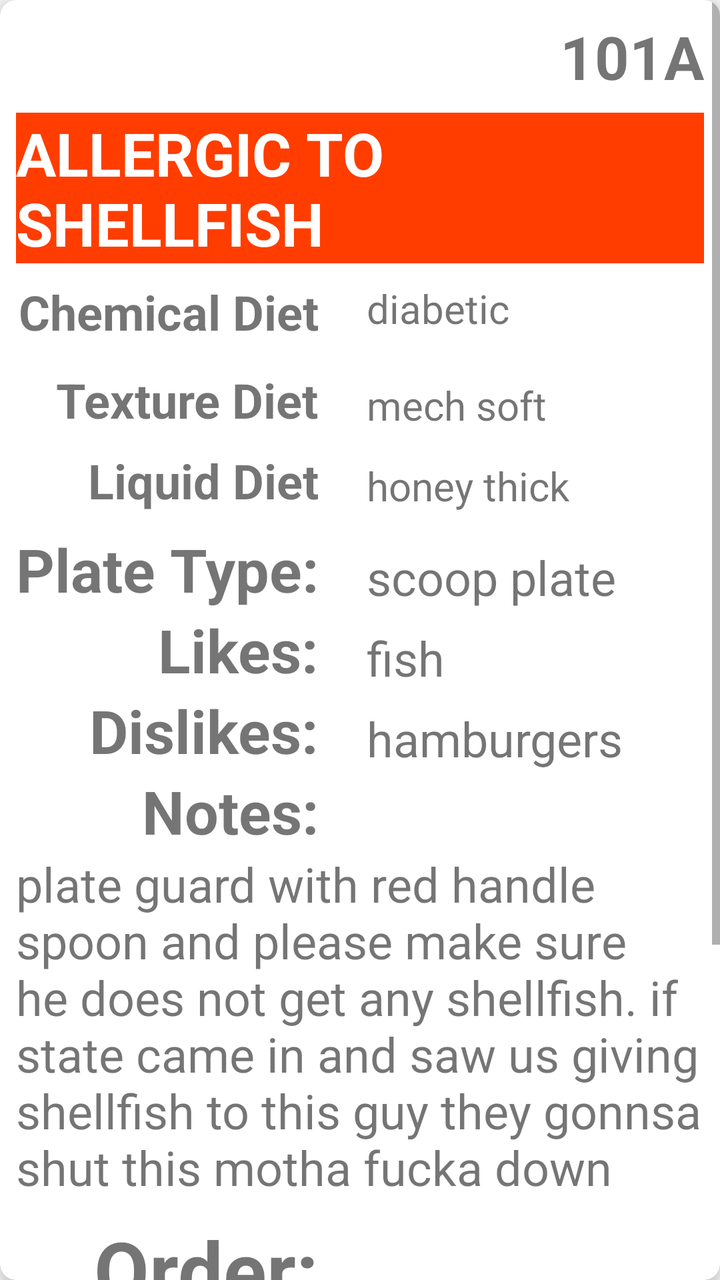
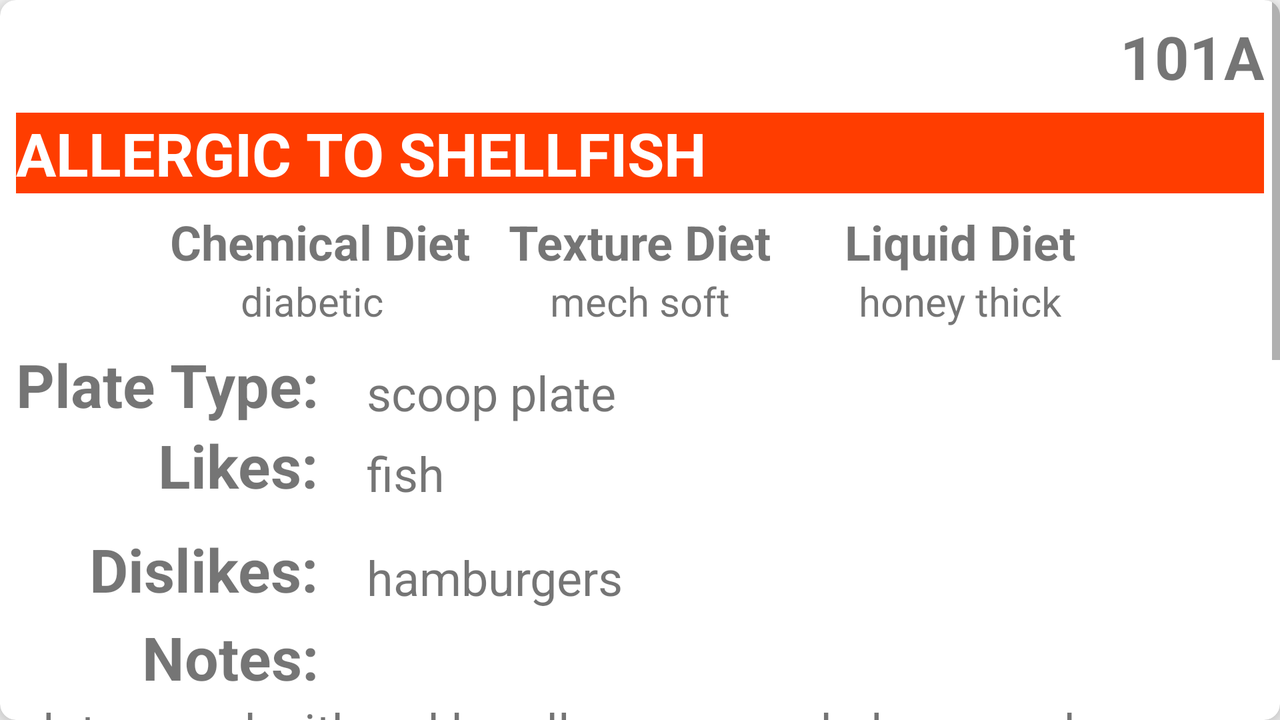

First picture: res/layout/ on a phone held upright. Second picture: the repository's own variant of that layout, on a device whose configuration matches the variant's folder. Source for both follows.
<!-- AndroidManifest.xml: application theme AppTheme -->
<!-- res/layout/tray_cards.xml -->
<?xml version="1.0" encoding="utf-8"?>




<android.support.v7.widget.CardView
    xmlns:tools="http://schemas.android.com/tools"
    xmlns:android="http://schemas.android.com/apk/res/android"
    xmlns:app="http://schemas.android.com/apk/res-auto"
    android:layout_width="match_parent"
    android:layout_height="wrap_content"
    android:id="@+id/cardview"
    app:cardCornerRadius="8dp"
    android:layout_margin="10dp"
    app:cardElevation="8dp">



    <ScrollView
        android:layout_width="match_parent"
        android:layout_height="wrap_content">

    <android.support.constraint.ConstraintLayout
        android:layout_width="match_parent"
        android:layout_height="wrap_content"
        android:id="@+id/room_constraint">

        <android.support.constraint.Guideline
            android:layout_width="wrap_content"
            android:layout_height="wrap_content"
            android:id="@+id/horizontal_guideline"
            android:orientation="horizontal"
            app:layout_constraintGuide_percent="0.5" />

        <android.support.constraint.Guideline
            android:layout_width="wrap_content"
            android:layout_height="wrap_content"
            android:id="@+id/vertical_guideline"
            android:orientation="vertical"
            app:layout_constraintGuide_percent="0.5" />

        <TextView
            android:id="@+id/room_number_text_view"
            android:layout_width="wrap_content"
            android:layout_height="wrap_content"
            android:layout_marginEnd="8dp"
            android:layout_marginTop="8dp"
            android:text="@string/room_number"
            style="@style/traycardTitleTexviewStyle"
            app:layout_constraintEnd_toEndOf="parent"
            app:layout_constraintTop_toTopOf="parent" />

        <TextView
            android:id="@+id/allergy_text_view"
            android:layout_width="match_parent"
            android:layout_height="wrap_content"
            android:layout_marginEnd="8dp"
            android:layout_marginStart="8dp"
            android:layout_marginTop="8dp"
            android:background="@color/colorAccent"
            android:text="@string/alergy"
            android:textColor="#ffffff"
            style="@style/traycardTitleTexviewStyle"
            app:layout_constraintEnd_toEndOf="parent"
            app:layout_constraintStart_toStartOf="parent"
            app:layout_constraintTop_toBottomOf="@+id/room_number_text_view" />

        

        <TextView
            android:id="@+id/chemical_diet_title_textview"
            android:layout_width="wrap_content"
            android:layout_height="36dp"
            android:layout_marginTop="8dp"
            android:text="@string/chemical_diet_title"
            android:textSize="24sp"
            android:textStyle="bold"
            app:layout_constraintEnd_toEndOf="@+id/texture_diet_title_textview"
            app:layout_constraintTop_toBottomOf="@+id/allergy_text_view" />

        <TextView
            android:id="@+id/texture_diet_title_textview"
            android:layout_width="wrap_content"
            android:layout_height="wrap_content"
            android:layout_marginTop="8dp"
            android:text="@string/texture_diet_title"
            android:textSize="24sp"
            android:textStyle="bold"
            app:layout_constraintEnd_toEndOf="@id/liquid_diet_title_textview"
            app:layout_constraintTop_toBottomOf="@id/chemical_diet_title_textview"
             />

        <TextView
            android:id="@+id/liquid_diet_title_textview"
            android:layout_width="wrap_content"
            android:layout_height="wrap_content"
            android:layout_marginTop="8dp"
            android:text="@string/liquid_diet_title"
            android:textSize="24sp"
            android:textStyle="bold"
            app:layout_constraintEnd_toEndOf="@id/plate_title_textview"
            app:layout_constraintTop_toBottomOf="@id/texture_diet_title_textview" />

        

        <TextView
            android:id="@+id/chemical_diet_textview"
            android:layout_width="wrap_content"
            android:layout_height="wrap_content"
            android:layout_marginBottom="8dp"
            android:layout_marginStart="24dp"
            android:text="@string/chemical_diet"
            android:textSize="20sp"
            app:layout_constraintBottom_toBottomOf="@+id/chemical_diet_title_textview"
            app:layout_constraintStart_toEndOf="@id/chemical_diet_title_textview" />

        <TextView
            android:id="@+id/texture_diet_textview"
            android:layout_width="wrap_content"
            android:layout_height="wrap_content"
            android:layout_marginStart="24dp"
            android:text="@string/texture_diet"
            android:textSize="20sp"
            app:layout_constraintBottom_toBottomOf="@+id/texture_diet_title_textview"
            app:layout_constraintStart_toEndOf="@id/texture_diet_title_textview" />

        <TextView
            android:id="@+id/liquid_diet_texview"
            android:layout_width="wrap_content"
            android:layout_height="wrap_content"
            android:layout_marginStart="24dp"
            android:text="@string/liquid_diet"
            android:textSize="20sp"
            app:layout_constraintBottom_toBottomOf="@+id/liquid_diet_title_textview"
            app:layout_constraintStart_toEndOf="@id/liquid_diet_title_textview" />

        
        <TextView
            android:id="@+id/plate_title_textview"
            android:layout_width="wrap_content"
            android:layout_height="wrap_content"
            android:layout_marginStart="8dp"
            android:layout_marginTop="8dp"
            android:text="@string/plate_type_title"
            style="@style/traycardTitleTexviewStyle"
            app:layout_constraintStart_toStartOf="parent"
            app:layout_constraintTop_toBottomOf="@+id/liquid_diet_title_textview" />

        <TextView
            android:id="@+id/plate_textview"
            android:layout_width="wrap_content"
            android:layout_height="wrap_content"
            android:layout_marginStart="24dp"
            android:text="@string/plate_type"
            android:textSize="24sp"
            app:layout_constraintBottom_toBottomOf="@+id/plate_title_textview"
            app:layout_constraintStart_toEndOf="@+id/plate_title_textview" />

        

        <TextView
            android:id="@+id/likes_title_textview"
            style="@style/traycardTitleTexviewStyle"
            android:layout_width="wrap_content"
            android:layout_height="wrap_content"
            android:text="@string/likes_title"
            app:layout_constraintBottom_toTopOf="@id/dislikes_title_textview"
            app:layout_constraintEnd_toEndOf="@+id/plate_title_textview"
            app:layout_constraintTop_toBottomOf="@+id/plate_title_textview" />

        <TextView
            android:id="@+id/likes_textview"
            android:layout_width="wrap_content"
            android:layout_height="wrap_content"
            android:layout_marginStart="24dp"
            android:text="@string/likes"
            android:textSize="24sp"
            app:layout_constraintBottom_toBottomOf="@+id/likes_title_textview"
            app:layout_constraintStart_toEndOf="@+id/likes_title_textview" />

        <TextView
            android:id="@+id/dislikes_title_textview"
            style="@style/traycardTitleTexviewStyle"
            android:layout_width="wrap_content"
            android:layout_height="wrap_content"
            android:text="@string/dislikes_title"
            app:layout_constraintBottom_toTopOf="@id/notes_title_textview"
            app:layout_constraintEnd_toEndOf="@+id/likes_title_textview"
            app:layout_constraintTop_toBottomOf="@+id/likes_title_textview" />

        <TextView
            android:id="@+id/dislikes_textview"
            android:layout_width="wrap_content"
            android:layout_height="wrap_content"
            android:layout_marginStart="24dp"
            android:text="@string/dislikes"
            android:textSize="24sp"
            app:layout_constraintBottom_toBottomOf="@+id/dislikes_title_textview"
            app:layout_constraintStart_toEndOf="@+id/dislikes_title_textview" />

        <TextView
            android:id="@+id/notes_title_textview"
            android:layout_width="wrap_content"
            android:layout_height="wrap_content"
            android:layout_marginBottom="8dp"
            android:text="@string/notes_title"
            style="@style/traycardTitleTexviewStyle"
            app:layout_constraintBottom_toTopOf="@+id/horizontal_guideline"
            app:layout_constraintEnd_toEndOf="@+id/dislikes_title_textview"
            app:layout_constraintTop_toBottomOf="@+id/dislikes_title_textview" />

        <TextView
            android:id="@+id/notes_textview"
            android:layout_width="match_parent"
            android:layout_height="wrap_content"
            android:layout_marginStart="8dp"
            android:text="@string/notes"
            android:textSize="24sp"
            app:layout_constraintStart_toStartOf="@+id/notes_title_textview"
            app:layout_constraintTop_toBottomOf="@+id/notes_title_textview" />

        

        <TextView
            android:id="@+id/order_title_textview"
            android:layout_width="wrap_content"
            android:layout_height="wrap_content"
            android:layout_marginTop="8dp"
            android:text="@string/order_title"
            android:textSize="40sp"
            android:textStyle="bold"
            app:layout_constraintEnd_toEndOf="@+id/notes_title_textview"
            app:layout_constraintTop_toBottomOf="@+id/notes_textview" />

        <TextView
            android:id="@+id/meal_title_textview"
            android:layout_width="wrap_content"
            android:layout_height="wrap_content"
            android:layout_marginTop="8dp"
            android:text="@string/meal_title"
            style="@style/traycardTitleTexviewStyle"
            app:layout_constraintEnd_toEndOf="@+id/order_title_textview"
            app:layout_constraintTop_toBottomOf="@+id/order_title_textview" />

        <TextView
            android:id="@+id/meal_textview"
            android:layout_width="wrap_content"
            android:layout_height="wrap_content"
            android:layout_marginStart="24dp"
            android:text="@string/meal"
            android:textSize="24sp"
            app:layout_constraintBottom_toBottomOf="@+id/meal_title_textview"
            app:layout_constraintStart_toEndOf="@+id/meal_title_textview" />

        <TextView
            android:id="@+id/dessert_title_textview"
            android:layout_width="wrap_content"
            android:layout_height="wrap_content"
            android:text="@string/dessert_title"
            style="@style/traycardTitleTexviewStyle"
            app:layout_constraintEnd_toEndOf="@+id/meal_title_textview"
            app:layout_constraintTop_toBottomOf="@+id/meal_title_textview" />

        <TextView
            android:id="@+id/dessert_textview"
            android:layout_width="wrap_content"
            android:layout_height="wrap_content"
            android:layout_marginStart="24dp"
            android:text="@string/dessert"
            android:textSize="24sp"
            app:layout_constraintBottom_toBottomOf="@+id/dessert_title_textview"
            app:layout_constraintStart_toEndOf="@+id/dessert_title_textview" />

        <TextView
            android:id="@+id/beverage_title_textview"
            android:layout_width="wrap_content"
            android:layout_height="wrap_content"
            android:layout_marginTop="8dp"
            android:text="@string/beverage_title"
            style="@style/traycardTitleTexviewStyle"
            app:layout_constraintEnd_toEndOf="@+id/dessert_title_textview"
            app:layout_constraintTop_toBottomOf="@+id/dessert_title_textview" />

        <TextView
            android:id="@+id/beverage_textview"
            android:layout_width="wrap_content"
            android:layout_height="wrap_content"
            android:layout_marginStart="24dp"
            android:text="@string/beverage"
            android:textSize="24sp"
            app:layout_constraintBottom_toBottomOf="@+id/beverage_title_textview"
            app:layout_constraintStart_toEndOf="@+id/beverage_title_textview" />

        <Button
            android:id="@+id/select_meal_button"
            android:layout_width="wrap_content"
            android:layout_height="wrap_content"
            android:layout_marginTop="8dp"
            android:text="@string/select_meal_button_title"
            app:layout_constraintEnd_toEndOf="@+id/beverage_title_textview"
            app:layout_constraintTop_toBottomOf="@+id/beverage_title_textview" />

        <Button
            android:id="@+id/edit_button"
            android:layout_width="wrap_content"
            android:layout_height="wrap_content"
            android:layout_marginStart="8dp"
            android:text="@string/edit_title"
            app:layout_constraintBottom_toBottomOf="@+id/select_meal_button"
            app:layout_constraintStart_toEndOf="@+id/select_meal_button" />

        <Button
            android:id="@+id/delete_button"
            android:layout_width="wrap_content"
            android:layout_height="wrap_content"
            android:layout_marginStart="8dp"
            android:text="@string/delete_title"
            app:layout_constraintBottom_toBottomOf="@+id/edit_button"
            app:layout_constraintStart_toEndOf="@+id/edit_button" />


    </android.support.constraint.ConstraintLayout>

    </ScrollView>

</android.support.v7.widget.CardView>
<!-- resources referenced by this layout -->
<resources>
  <color name="colorAccent">#FF3D00</color>
  <string name="alergy">ALLERGIC TO SHELLFISH</string>
  <string name="beverage">sweet tea</string>
  <string name="beverage_title">Drink: </string>
  <string name="chemical_diet">diabetic</string>
  <string name="chemical_diet_title">Chemical Diet</string>
  <string name="delete_title">Delete</string>
  <string name="dessert">jello</string>
  <string name="dessert_title">Dessert: </string>
  <string name="dislikes">hamburgers</string>
  <string name="dislikes_title">Dislikes: </string>
  <string name="edit_title">Edit</string>
  <string name="likes">fish</string>
  <string name="likes_title">Likes: </string>
  <string name="liquid_diet">honey thick</string>
  <string name="liquid_diet_title">Liquid Diet</string>
  <string name="meal">chef salad</string>
  <string name="meal_title">Meal: </string>
  <string name="notes">plate guard with red handle spoon and please make sure he does not get any shellfish. if state came in and saw us giving shellfish to this guy they gonnsa shut this motha fucka down</string>
  <string name="notes_title">Notes: </string>
  <string name="order_title">Order: </string>
  <string name="plate_type">scoop plate</string>
  <string name="plate_type_title">Plate Type: </string>
  <string name="room_number">101A</string>
  <string name="select_meal_button_title">Select Meal</string>
  <string name="texture_diet">mech soft</string>
  <string name="texture_diet_title">Texture Diet</string>
  <style name="traycardTitleTexviewStyle">
          <item name="android:textSize">30sp</item>
          <item name="android:textStyle">bold</item>
          <item name="android:layout_width">wrap_content</item>
          <item name="android:layout_height">wrap_content</item>
  
      </style>
  <style name="AppTheme" parent="Theme.AppCompat.Light.DarkActionBar">
          
          <item name="colorPrimary">@color/lightgreen600</item>
          <item name="colorPrimaryDark">@color/lightgreen900</item>
          <item name="colorAccent">@color/colorAccent</item>
      </style>
  <color name="lightgreen600">#7CB342</color>
  <color name="lightgreen900">#33691E</color>
</resources>
<!-- res/layout-land/tray_cards.xml (the author's variant of the layout above) -->
<!-- drawn on the phone turned sideways -->
<?xml version="1.0" encoding="utf-8"?>

<android.support.v7.widget.CardView
    xmlns:tools="http://schemas.android.com/tools"
    xmlns:android="http://schemas.android.com/apk/res/android"
    xmlns:app="http://schemas.android.com/apk/res-auto"
    android:layout_width="match_parent"
    android:layout_height="wrap_content"
    android:id="@+id/cardview"
    app:cardCornerRadius="8dp"
    android:layout_margin="10dp"
    app:cardElevation="8dp">



    <ScrollView
        android:layout_width="match_parent"
        android:layout_height="wrap_content">


        <android.support.constraint.ConstraintLayout
            android:layout_width="match_parent"
            android:layout_height="wrap_content"
            android:id="@+id/room_constraint">


            <android.support.constraint.Guideline
                android:id="@+id/horizontal_guideline"
                android:layout_width="wrap_content"
                android:layout_height="wrap_content"
                android:orientation="horizontal"
                app:layout_constraintGuide_percent="0.5" />

            <android.support.constraint.Guideline
                android:id="@+id/vertical_guideline"
                android:layout_width="wrap_content"
                android:layout_height="wrap_content"
                android:orientation="vertical"
                app:layout_constraintGuide_percent="0.5" />

            <TextView
                android:id="@+id/room_number_text_view"
                style="@style/traycardTitleTexviewStyle"
                android:layout_width="wrap_content"
                android:layout_height="wrap_content"
                android:layout_marginEnd="8dp"
                android:layout_marginTop="8dp"
                android:text="@string/room_number"
                app:layout_constraintEnd_toEndOf="parent"
                app:layout_constraintTop_toTopOf="parent" />

            <TextView
                android:id="@+id/allergy_text_view"
                style="@style/traycardTitleTexviewStyle"
                android:layout_width="match_parent"
                android:layout_height="wrap_content"
                android:layout_marginEnd="8dp"
                android:layout_marginStart="8dp"
                android:layout_marginTop="8dp"
                android:background="@color/colorAccent"
                android:text="@string/alergy"
                android:textColor="#ffffff"
                app:layout_constraintEnd_toEndOf="parent"
                app:layout_constraintStart_toStartOf="parent"
                app:layout_constraintTop_toBottomOf="@+id/room_number_text_view" />

            

            <TextView
                android:id="@+id/chemical_diet_title_textview"
                android:layout_width="wrap_content"
                android:layout_height="wrap_content"
                android:layout_marginEnd="8dp"
                android:layout_marginStart="8dp"
                android:layout_marginTop="8dp"
                android:text="@string/chemical_diet_title"
                android:textSize="24sp"
                android:textStyle="bold"
                app:layout_constraintEnd_toStartOf="@+id/vertical_guideline"
                app:layout_constraintStart_toStartOf="parent"
                app:layout_constraintTop_toBottomOf="@+id/allergy_text_view" />

            <TextView
                android:id="@+id/texture_diet_title_textview"
                android:layout_width="wrap_content"
                android:layout_height="wrap_content"
                android:text="@string/texture_diet_title"
                android:textSize="24sp"
                android:textStyle="bold"
                app:layout_constraintBottom_toBottomOf="@id/chemical_diet_title_textview"
                app:layout_constraintEnd_toStartOf="@+id/vertical_guideline"
                app:layout_constraintStart_toStartOf="@+id/vertical_guideline"
                app:layout_constraintTop_toTopOf="@+id/chemical_diet_title_textview" />

            <TextView
                android:id="@+id/liquid_diet_title_textview"
                android:layout_width="wrap_content"
                android:layout_height="wrap_content"
                android:text="@string/liquid_diet_title"
                android:textSize="24sp"
                android:textStyle="bold"
                app:layout_constraintBottom_toBottomOf="@id/texture_diet_title_textview"
                app:layout_constraintEnd_toEndOf="parent"
                app:layout_constraintStart_toEndOf="@id/vertical_guideline"
                app:layout_constraintTop_toTopOf="@id/texture_diet_title_textview" />

            

            <TextView
                android:id="@+id/chemical_diet_textview"
                android:layout_width="wrap_content"
                android:layout_height="wrap_content"
                android:layout_marginEnd="8dp"
                android:text="@string/chemical_diet"
                android:textSize="20sp"
                app:layout_constraintEnd_toEndOf="@+id/chemical_diet_title_textview"
                app:layout_constraintStart_toStartOf="@+id/chemical_diet_title_textview"
                app:layout_constraintTop_toBottomOf="@+id/chemical_diet_title_textview" />

            <TextView
                android:id="@+id/texture_diet_textview"
                android:layout_width="wrap_content"
                android:layout_height="wrap_content"
                android:text="@string/texture_diet"
                android:textSize="20sp"
                app:layout_constraintEnd_toStartOf="@id/vertical_guideline"
                app:layout_constraintStart_toStartOf="@id/vertical_guideline"
                app:layout_constraintTop_toBottomOf="@id/texture_diet_title_textview" />

            <TextView
                android:id="@+id/liquid_diet_texview"
                android:layout_width="wrap_content"
                android:layout_height="wrap_content"
                android:text="@string/liquid_diet"
                android:textSize="20sp"
                app:layout_constraintEnd_toEndOf="@+id/liquid_diet_title_textview"
                app:layout_constraintStart_toStartOf="@+id/liquid_diet_title_textview"
                app:layout_constraintTop_toBottomOf="@+id/liquid_diet_title_textview" />

            
            <TextView
                android:id="@+id/plate_title_textview"
                style="@style/traycardTitleTexviewStyle"
                android:layout_width="wrap_content"
                android:layout_height="wrap_content"
                android:layout_marginStart="8dp"
                android:layout_marginTop="8dp"
                android:text="@string/plate_type_title"
                app:layout_constraintStart_toStartOf="parent"
                app:layout_constraintTop_toBottomOf="@+id/chemical_diet_textview" />

            <TextView
                android:id="@+id/plate_textview"
                android:layout_width="wrap_content"
                android:layout_height="wrap_content"
                android:layout_marginStart="24dp"
                android:text="@string/plate_type"
                android:textSize="24sp"
                app:layout_constraintBottom_toBottomOf="@+id/plate_title_textview"
                app:layout_constraintStart_toEndOf="@+id/plate_title_textview" />

            

            <TextView
                android:id="@+id/likes_title_textview"
                style="@style/traycardTitleTexviewStyle"
                android:layout_width="wrap_content"
                android:layout_height="wrap_content"
                android:text="@string/likes_title"
                app:layout_constraintEnd_toEndOf="@+id/plate_title_textview"
                app:layout_constraintTop_toBottomOf="@+id/plate_title_textview" />

            <TextView
                android:id="@+id/likes_textview"
                android:layout_width="wrap_content"
                android:layout_height="wrap_content"
                android:layout_marginStart="24dp"
                android:text="@string/likes"
                android:textSize="24sp"
                app:layout_constraintBottom_toBottomOf="@+id/likes_title_textview"
                app:layout_constraintStart_toEndOf="@+id/likes_title_textview" />

            <TextView
                android:id="@+id/dislikes_title_textview"
                style="@style/traycardTitleTexviewStyle"
                android:layout_width="wrap_content"
                android:layout_height="wrap_content"
                android:layout_marginTop="8dp"
                android:text="@string/dislikes_title"
                app:layout_constraintBottom_toTopOf="@id/notes_title_textview"
                app:layout_constraintEnd_toEndOf="@+id/likes_title_textview"
                app:layout_constraintTop_toBottomOf="@+id/likes_title_textview" />

            <TextView
                android:id="@+id/dislikes_textview"
                android:layout_width="wrap_content"
                android:layout_height="wrap_content"
                android:layout_marginStart="24dp"
                android:text="@string/dislikes"
                android:textSize="24sp"
                app:layout_constraintBottom_toBottomOf="@+id/dislikes_title_textview"
                app:layout_constraintStart_toEndOf="@+id/dislikes_title_textview" />

            <TextView
                android:id="@+id/notes_title_textview"
                style="@style/traycardTitleTexviewStyle"
                android:layout_width="wrap_content"
                android:layout_height="wrap_content"
                android:layout_marginBottom="8dp"
                android:text="@string/notes_title"
                app:layout_constraintBottom_toTopOf="@+id/horizontal_guideline"
                app:layout_constraintEnd_toEndOf="@+id/dislikes_title_textview"
                app:layout_constraintTop_toBottomOf="@+id/dislikes_title_textview" />

            <TextView
                android:id="@+id/notes_textview"
                android:layout_width="match_parent"
                android:layout_height="wrap_content"
                android:layout_marginStart="8dp"
                android:text="@string/notes"
                android:textSize="24sp"
                app:layout_constraintStart_toStartOf="@+id/notes_title_textview"
                app:layout_constraintTop_toBottomOf="@+id/notes_title_textview" />


            

            <TextView
                android:id="@+id/order_title_textview"
                android:layout_width="wrap_content"
                android:layout_height="wrap_content"
                android:layout_marginTop="8dp"
                android:text="@string/order_title"
                android:textSize="40sp"
                android:textStyle="bold"
                app:layout_constraintEnd_toEndOf="@+id/notes_title_textview"
                app:layout_constraintTop_toBottomOf="@+id/notes_textview" />

            <TextView
                android:id="@+id/meal_title_textview"
                style="@style/traycardTitleTexviewStyle"
                android:layout_width="wrap_content"
                android:layout_height="wrap_content"
                android:layout_marginTop="8dp"
                android:text="@string/meal_title"
                app:layout_constraintEnd_toEndOf="@+id/order_title_textview"
                app:layout_constraintTop_toBottomOf="@+id/order_title_textview" />

            <TextView
                android:id="@+id/meal_textview"
                android:layout_width="wrap_content"
                android:layout_height="wrap_content"
                android:layout_marginStart="24dp"
                android:text="@string/meal"
                android:textSize="24sp"
                app:layout_constraintBottom_toBottomOf="@+id/meal_title_textview"
                app:layout_constraintStart_toEndOf="@+id/meal_title_textview" />

            <TextView
                android:id="@+id/dessert_title_textview"
                style="@style/traycardTitleTexviewStyle"
                android:layout_width="wrap_content"
                android:layout_height="wrap_content"
                android:text="@string/dessert_title"
                app:layout_constraintEnd_toEndOf="@+id/meal_title_textview"
                app:layout_constraintTop_toBottomOf="@+id/meal_title_textview" />

            <TextView
                android:id="@+id/dessert_textview"
                android:layout_width="wrap_content"
                android:layout_height="wrap_content"
                android:layout_marginStart="24dp"
                android:text="@string/dessert"
                android:textSize="24sp"
                app:layout_constraintBottom_toBottomOf="@+id/dessert_title_textview"
                app:layout_constraintStart_toEndOf="@+id/dessert_title_textview" />

            <TextView
                android:id="@+id/beverage_title_textview"
                style="@style/traycardTitleTexviewStyle"
                android:layout_width="wrap_content"
                android:layout_height="wrap_content"
                android:layout_marginTop="8dp"
                android:text="@string/beverage_title"
                app:layout_constraintEnd_toEndOf="@+id/dessert_title_textview"
                app:layout_constraintTop_toBottomOf="@+id/dessert_title_textview" />

            <TextView
                android:id="@+id/beverage_textview"
                android:layout_width="wrap_content"
                android:layout_height="wrap_content"
                android:layout_marginStart="24dp"
                android:text="@string/beverage"
                android:textSize="24sp"
                app:layout_constraintBottom_toBottomOf="@+id/beverage_title_textview"
                app:layout_constraintStart_toEndOf="@+id/beverage_title_textview" />

            <Button
                android:id="@+id/select_meal_button"
                android:layout_width="wrap_content"
                android:layout_height="wrap_content"
                android:layout_marginTop="8dp"
                android:text="@string/select_meal_button_title"
                app:layout_constraintEnd_toEndOf="@+id/beverage_title_textview"
                app:layout_constraintTop_toBottomOf="@+id/beverage_title_textview" />

            <Button
                android:id="@+id/edit_button"
                android:layout_width="wrap_content"
                android:layout_height="wrap_content"
                android:layout_marginStart="8dp"
                android:text="@string/edit_title"
                app:layout_constraintBottom_toBottomOf="@+id/select_meal_button"
                app:layout_constraintStart_toEndOf="@+id/select_meal_button" />

            <Button
                android:id="@+id/delete_button"
                android:layout_width="wrap_content"
                android:layout_height="wrap_content"
                android:layout_marginStart="8dp"
                android:text="@string/delete_title"
                app:layout_constraintBottom_toBottomOf="@+id/edit_button"
                app:layout_constraintStart_toEndOf="@+id/edit_button" />


        </android.support.constraint.ConstraintLayout>

    </ScrollView>

</android.support.v7.widget.CardView>
